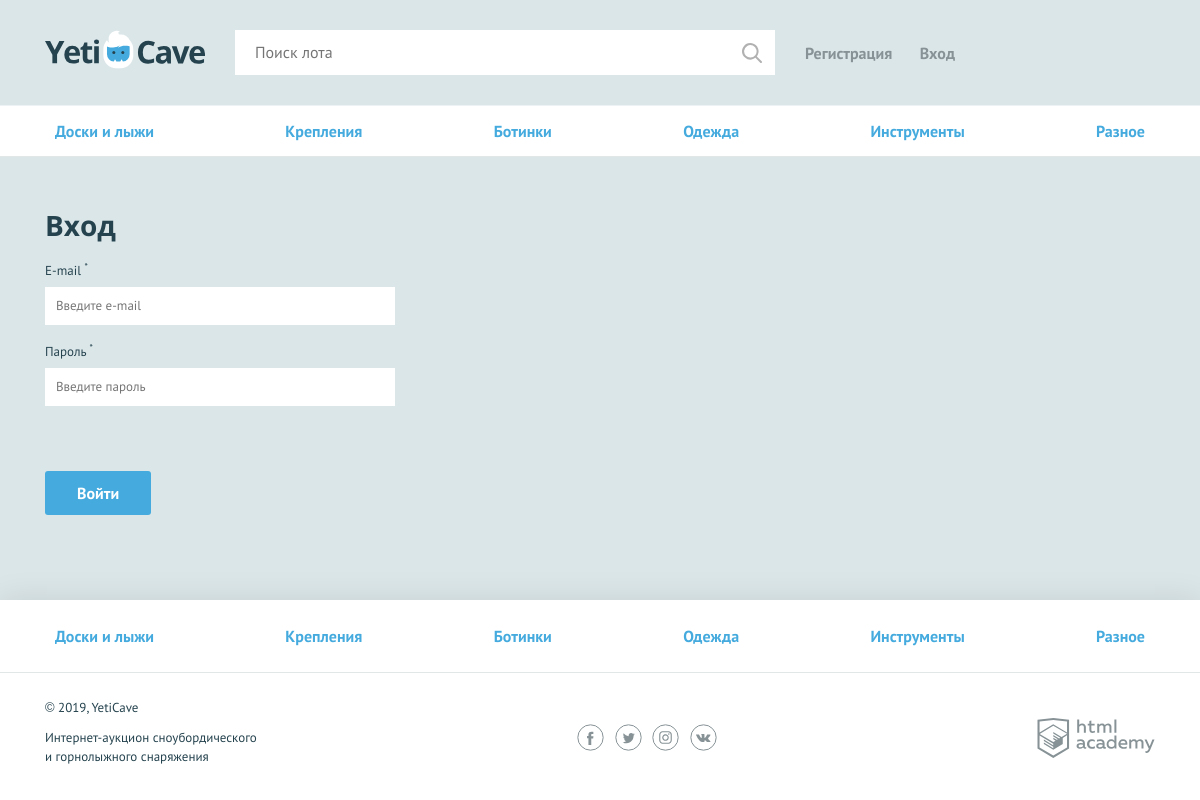
The page /login.php on the database its author committed.
### tables this page shows
CREATE TABLE cathegory (
    id INT AUTO_INCREMENT PRIMARY KEY,
    name CHAR(255) NOT NULL UNIQUE,
    code CHAR(128) NOT NULL UNIQUE
);

### login.php (called while the page is built, shortened)
<?php
  require_once(__DIR__.'\init.php');
  $title = 'Авторизация';
  $categories = db_fetch_data($DB, $query_template['cathegory']);
  $content = include_template(
    'login.php', [
      'cathegory' => $categories ?? [],
      'post' => $post,
      'error' => $errors,
    ]
  );
  render_page($categories, $content, $title, $user_name);

### inc/db.php (called while the page is built, shortened)
<?php
  function db_get_prepare_stmt($link, $sql, $data = []) {
    $stmt = mysqli_prepare($link, $sql);
    return $stmt;
  }
  function db_fetch_data($link, $sql, $data = []) {
    $result = [];
    $stmt = db_get_prepare_stmt($link, $sql, $data);
    $res = mysqli_stmt_execute($stmt);
    $res = mysqli_stmt_get_result($stmt);
    if ($res) {
      $result = mysqli_fetch_all($res, MYSQLI_ASSOC);
    }
    return $result;
  }

### init.php (called while the page is built, shortened)
<?php
  require_once(__DIR__.'\inc\function.php');
  require_once(__DIR__.'\inc\db.php');
  $post = [];

### templates/login.php (the view, shortened to what this page needs)
<main>
  <nav class="nav">
    <ul class="nav__list container">
      <?php if ($cathegory && !empty($cathegory)): ?>
        <?php foreach ($cathegory as $value): ?>
          <li class="nav__item">
            <a href="pages/all-lots.html"><?=esc($value['name'])?></a>
          </li>
        <?php endforeach; ?>
      <?php endif;?>
    </ul>
  </nav>
  <form class="form container <?=(!empty($error)) ? 'form--invalid' : ''?>" action="login.php" method="post">
    <h2>Вход</h2>
    <div class="form__item <?=($error['email']) ? 'form__item--invalid' : ''?>">
      <label for="email">E-mail <sup>*</sup></label>
      <input id="email" type="text" name="email" placeholder="Введите e-mail" value="<?=$post['email'] ?? ''?>">
    </div>
    <div class="form__item form__item--last <?=($error['password']) ? 'form__item--invalid' : ''?>">
      <label for="password">Пароль <sup>*</sup></label>
      <input id="password" type="password" name="password" placeholder="Введите пароль" value="<?=$post['password'] ?? ''?>">
    </div>
    <button type="submit" class="button">Войти</button>
  </form>
</main>

### templates/layout.php (shortened to what this page needs)
<!DOCTYPE html>
<html lang="ru">
<head>
    <link href="../css/normalize.min.css" rel="stylesheet">
    <link href="../css/style.css" rel="stylesheet">
    <link href="../css/flatpickr.min.css" rel="stylesheet">
</head>
<body>
<div class="page-wrapper">
<header class="main-header">
    <div class="main-header__container container">
        <a class="main-header__logo" href="/">
            <img src="../img/logo.svg" width="160" height="39" alt="Логотип компании YetiCave">
        </a>
        <form class="main-header__search" method="get" action="search.php" autocomplete="off">
            <input type="search" name="search" placeholder="Поиск лота">
            <input class="main-header__search-btn" type="submit" value="Найти">
        </form>
        <nav class="user-menu">
        <?php if (!empty($user_name)): ?>
            <div class="user-menu__logged">
              <p><?=esc($user_name)?></p>
              <a class="user-menu__bets" href="/my-bets.php">Мои ставки</a>
              <a class="user-menu__logout" href="/logout.php">Выход</a>
            </div>
        <?php else: ?>
          <ul class="user-menu__list">
            <li class="user-menu__item">
              <a href="/sign-up.php">Регистрация</a>
            </li>
            <li class="user-menu__item">
              <a href="/login.php">Вход</a>
            </li>
          </ul>
        <?php endif; ?>
        </nav>
    </div>
</header>
  <?=$content?>
</div>
<footer class="main-footer">
    <nav class="nav">
        <ul class="nav__list container">
            <?php if ($cathegory && !empty($cathegory)): ?>
            <?php foreach ($cathegory as $value): ?>
            <li class="nav__item">
                <a href="pages/all-lots.html"><?=esc($value['name'])?></a>
            </li>
            <?php endforeach; ?>
            <?php endif;?>
        </ul>
    </nav>
    <div class="main-footer__bottom container">
        <div class="main-footer__copyright">
            <p>© 2019, YetiCave</p>
            <p>Интернет-аукцион сноубордического и горнолыжного снаряжения</p>
        </div>
        <div class="main-footer__social social">
            <a class="social__link social__link--facebook" href="#">
            </a>
            <a class="social__link social__link--twitter" href="#">
            </a>
            <a class="social__link social__link--instagram" href="#">
            </a>
            <a class="social__link social__link--vkontakte" href="#">
            </a>
        </div>
        <div class="main-footer__developed-by">
            <a class="logo-academy" href="https://htmlacademy.ru/intensive/php">
            </a>
        </div>
    </div>
</footer>
</body>
</html>

### css/style.css (style rules this page uses)
html, body { height: 100%; }
.page-wrapper { display: flex; flex-direction: column; min-height: 100%; margin-bottom: -202px; }
.page-wrapper::after { content: ""; display: block; }
.page-wrapper::after { height: 85px; }
main { margin-bottom: 202px; }
body { min-width: 1140px; background-color: #dbe6e9; font-family: "PT Sans", sans-serif; font-weight: 400; font-size: 16px; line-height: 26px; color: #25434e; }
a { text-decoration: none; }
h2 { margin: 0; font-family: "Open Sans", sans-serif; font-size: 28px; line-height: 35px; font-weight: 700; }
.container { width: 1110px; margin: 0 auto; padding: 0 15px; }
.button { display: block; padding: 9px 32px; background-color: #45abde; color: #ffffff; text-align: center; font-weight: 700; border: none; border-radius: 3px; }
.main-header { padding: 30px 0 29px; border-bottom: 1px solid rgba(255, 255, 255, 0.5); }
.main-header__container { display: -webkit-flex; display: -ms-flexbox; display: flex; -webkit-justify-content: flex-start; -ms-flex-pack: start; justify-content: flex-start; }
.main-header__logo { display: block; margin-right: 30px; }
.main-header__search { position: relative; width: 540px; margin-right: 30px; }
.main-header__search input[type="search"] { width: 100%; padding: 8px 19px 9px 19px; border: 1px solid #ffffff; }
.main-header__search-btn { content: ""; position: absolute; top: 3px; right: 3px; width: 20px; height: 20px; padding: 20px; background: url("../img/search.svg") center no-repeat; opacity: 0.3; border: 0; font-size: 0; }
.user-menu__list { display: -webkit-flex; display: -ms-flexbox; display: flex; -webkit-justify-content: space-between; -ms-flex-pack: justify; justify-content: space-between; -webkit-flex-wrap: wrap; -ms-flex-wrap: wrap; flex-wrap: wrap; width: 150px; margin: 0; margin-top: 10px; padding: 0; list-style: none; }
.user-menu__item a { color: #879296; font-weight: 700; }
.user-menu { display: -webkit-flex; display: -ms-flexbox; display: flex; }
.main-footer { background-color: #ffffff; box-shadow: 0 0 30px 0 rgba(0, 0, 0, 0.1); }
.main-footer__bottom { display: -webkit-flex; display: -ms-flexbox; display: flex; -webkit-justify-content: space-between; -ms-flex-pack: justify; justify-content: space-between; -webkit-align-items: center; -ms-flex-align: center; align-items: center; padding: 25px 0; }
.main-footer__copyright { max-width: 212px; }
.main-footer__copyright p { margin: 0; margin-bottom: 11px; font-size: 13px; line-height: 19px; }
.main-footer__social { width: 140px; }
.social { display: -webkit-flex; display: -ms-flexbox; display: flex; -webkit-justify-content: space-between; -ms-flex-pack: justify; justify-content: space-between; -webkit-flex-wrap: wrap; -ms-flex-wrap: wrap; flex-wrap: wrap; }
.social__link { width: 27px; height: 27px; }
.logo-academy { display: block; width: 118px; height: 40px; }
.nav { background-color: #ffffff; border-bottom: 1px solid #e1e6e7; }
.nav__list { display: -webkit-flex; display: -ms-flexbox; display: flex; -webkit-justify-content: space-between; -ms-flex-pack: justify; justify-content: space-between; -webkit-flex-wrap: wrap; -ms-flex-wrap: wrap; flex-wrap: wrap; list-style: none; }
.nav__item a { position: relative; display: block; padding: 12px 10px; font-weight: 700; color: #45abde; }
.nav__item a::before { content: ""; display: none; position: absolute; bottom: 0; width: calc(100% - 20px); height: 3px; background-color: #e2e5e6; }
.main-footer .nav__item a { padding: 23px 10px; }
.form { padding-top: 51px; }
.form h2 { padding-bottom: 15px; }
.form__item { width: 350px; margin: 0; margin-bottom: 14px; font-size: 13px; }
.form__item label { display: block; margin-bottom: 3px; }
.form__item input, .form__item textarea { display: block; width: 100%; padding: 5px 10px; border: 1px solid #ffffff; box-sizing: border-box; }
.form__item--last { margin-bottom: 65px; }
.form .button { display: inline-block; vertical-align: middle; margin-right: 20px; }

### rows shown on the page
cathegory: name "Доски и лыжи"
cathegory: name "Крепления"
cathegory: name "Ботинки"
cathegory: name "Одежда"
cathegory: name "Инструменты"
cathegory: name "Разное"
